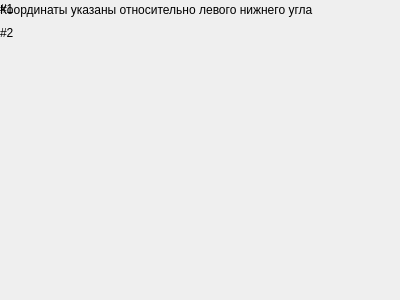
<?xml version="1.0" encoding="UTF-8"?>
<ui version="4.0">
 <class>mousewindow</class>
 <widget class="QWidget" name="mousewindow">
  <property name="geometry">
   <rect>
    <x>0</x>
    <y>0</y>
    <width>400</width>
    <height>300</height>
   </rect>
  </property>
  <property name="windowTitle">
   <string>Form</string>
  </property>
  <widget class="QWidget" name="layoutWidget">
   <property name="geometry">
    <rect>
     <x>0</x>
     <y>0</y>
     <width>36</width>
     <height>42</height>
    </rect>
   </property>
   <layout class="QGridLayout" name="gridLayout">
    <item row="1" column="0">
     <widget class="QLabel" name="label">
      <property name="sizePolicy">
       <sizepolicy hsizetype="Minimum" vsizetype="Preferred">
        <horstretch>0</horstretch>
        <verstretch>0</verstretch>
       </sizepolicy>
      </property>
      <property name="text">
       <string>#1</string>
      </property>
     </widget>
    </item>
    <item row="2" column="0">
     <widget class="QLabel" name="label_2">
      <property name="sizePolicy">
       <sizepolicy hsizetype="Minimum" vsizetype="Preferred">
        <horstretch>0</horstretch>
        <verstretch>0</verstretch>
       </sizepolicy>
      </property>
      <property name="layoutDirection">
       <enum>Qt::LeftToRight</enum>
      </property>
      <property name="text">
       <string>#2</string>
      </property>
     </widget>
    </item>
    <item row="1" column="1">
     <widget class="QLabel" name="realtime_lineEdit">
      <property name="sizePolicy">
       <sizepolicy hsizetype="Expanding" vsizetype="Preferred">
        <horstretch>0</horstretch>
        <verstretch>0</verstretch>
       </sizepolicy>
      </property>
      <property name="text">
       <string/>
      </property>
     </widget>
    </item>
    <item row="2" column="1">
     <widget class="QLabel" name="static_lineEdit">
      <property name="sizePolicy">
       <sizepolicy hsizetype="MinimumExpanding" vsizetype="Preferred">
        <horstretch>0</horstretch>
        <verstretch>0</verstretch>
       </sizepolicy>
      </property>
      <property name="text">
       <string/>
      </property>
     </widget>
    </item>
   </layout>
  </widget>
  <widget class="QWidget" name="layoutWidget_2">
   <property name="geometry">
    <rect>
     <x>0</x>
     <y>0</y>
     <width>407</width>
     <height>19</height>
    </rect>
   </property>
   <layout class="QHBoxLayout" name="horizontalLayout">
    <item>
     <widget class="QLabel" name="label_3">
      <property name="text">
       <string>Координаты указаны относительно левого нижнего угла</string>
      </property>
     </widget>
    </item>
   </layout>
  </widget>
 </widget>
 <resources/>
 <connections/>
</ui>
